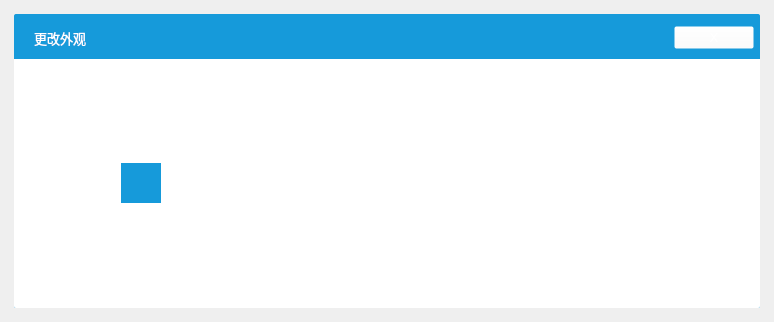
<?xml version="1.0" encoding="UTF-8"?>
<ui version="4.0">
 <class>ColorPickForm</class>
 <widget class="QWidget" name="ColorPickForm">
  <property name="geometry">
   <rect>
    <x>0</x>
    <y>0</y>
    <width>774</width>
    <height>322</height>
   </rect>
  </property>
  <property name="windowTitle">
   <string>选择皮肤</string>
  </property>
  <property name="windowIcon">
   <iconset resource="../../rs/rs.qrc">
    <normaloff>:/sys/qlogo.png</normaloff>:/sys/qlogo.png</iconset>
  </property>
  <property name="styleSheet">
   <string notr="true">*{
	font: 75 9pt &quot;微软雅黑&quot;;
}

#color_main_widget{
	border-image: url(:/sys/back.png) 5;
	border-radius:2px;
}

#centralwidget{
	border-radius:2px;
	background-color: rgb(22, 154, 218);
}

/*标题栏*/
#color_main_top{
	
	border-top-left-radius:2px;
	border-top-right-radius:2px;
}

#color_main_top *{
	color:#fff;
	font-size:10pt;
}

#color_main_con{
	
	background-color: rgb(255, 255, 255);
	border-bottom-left-radius:2px;
	border-bottom-right-radius:2px;
}

#color_main_con #widget_tool{
	background-color: rgb(237, 238, 238);
	border-bottom:1px solid rgb(220,220,220);
}

#color_main_con #widget_colors{

}

#color_main_con #color_items QPushButton,#color_panle_pushButton{
	background-color: rgb(22, 154, 218);
	border:none;
}

#color_main_con #color_items QPushButton:hover,
#color_panle_pushButton:hover
{
	border:3px solid rgb(39,140,222);
}

#color_panle_pushButton{
	background-image: url(:/sys/color_panle.png);
	
}
</string>
  </property>
  <layout class="QGridLayout" name="gridLayout">
   <item row="0" column="0">
    <widget class="QWidget" name="color_main_widget" native="true">
     <property name="minimumSize">
      <size>
       <width>752</width>
       <height>300</height>
      </size>
     </property>
     <property name="styleSheet">
      <string notr="true"/>
     </property>
     <layout class="QGridLayout" name="gridLayout_2">
      <property name="leftMargin">
       <number>3</number>
      </property>
      <property name="topMargin">
       <number>3</number>
      </property>
      <property name="rightMargin">
       <number>3</number>
      </property>
      <property name="bottomMargin">
       <number>3</number>
      </property>
      <item row="0" column="0">
       <widget class="QWidget" name="centralwidget" native="true">
        <property name="styleSheet">
         <string notr="true">#centralwidget{
 
	
}</string>
        </property>
        <layout class="QGridLayout" name="gridLayout_3">
         <property name="leftMargin">
          <number>0</number>
         </property>
         <property name="topMargin">
          <number>0</number>
         </property>
         <property name="rightMargin">
          <number>0</number>
         </property>
         <property name="bottomMargin">
          <number>0</number>
         </property>
         <item row="1" column="0">
          <widget class="QWidget" name="color_main_con" native="true">
           <layout class="QVBoxLayout" name="verticalLayout">
            <property name="spacing">
             <number>0</number>
            </property>
            <property name="leftMargin">
             <number>0</number>
            </property>
            <property name="topMargin">
             <number>0</number>
            </property>
            <property name="rightMargin">
             <number>0</number>
            </property>
            <property name="bottomMargin">
             <number>0</number>
            </property>
            <item>
             <widget class="QWidget" name="widget_colors" native="true">
              <layout class="QVBoxLayout" name="verticalLayout_4" stretch="0">
               <property name="spacing">
                <number>1</number>
               </property>
               <property name="leftMargin">
                <number>6</number>
               </property>
               <property name="topMargin">
                <number>6</number>
               </property>
               <property name="rightMargin">
                <number>6</number>
               </property>
               <property name="bottomMargin">
                <number>6</number>
               </property>
               <item>
                <widget class="QWidget" name="widget_2" native="true">
                 <layout class="QHBoxLayout" name="horizontalLayout" stretch="0,0,1">
                  <property name="spacing">
                   <number>1</number>
                  </property>
                  <property name="leftMargin">
                   <number>0</number>
                  </property>
                  <property name="topMargin">
                   <number>0</number>
                  </property>
                  <property name="rightMargin">
                   <number>0</number>
                  </property>
                  <property name="bottomMargin">
                   <number>0</number>
                  </property>
                  <item>
                   <widget class="QWidget" name="color_items" native="true">
                    <property name="minimumSize">
                     <size>
                      <width>100</width>
                      <height>40</height>
                     </size>
                    </property>
                    <layout class="QHBoxLayout" name="horizontalLayout_2">
                     <property name="spacing">
                      <number>1</number>
                     </property>
                     <property name="leftMargin">
                      <number>0</number>
                     </property>
                     <property name="topMargin">
                      <number>0</number>
                     </property>
                     <property name="rightMargin">
                      <number>0</number>
                     </property>
                     <property name="bottomMargin">
                      <number>0</number>
                     </property>
                    </layout>
                   </widget>
                  </item>
                  <item>
                   <widget class="QPushButton" name="color_panle_pushButton">
                    <property name="minimumSize">
                     <size>
                      <width>40</width>
                      <height>40</height>
                     </size>
                    </property>
                    <property name="maximumSize">
                     <size>
                      <width>40</width>
                      <height>40</height>
                     </size>
                    </property>
                    <property name="text">
                     <string/>
                    </property>
                   </widget>
                  </item>
                  <item>
                   <spacer name="horizontalSpacer">
                    <property name="orientation">
                     <enum>Qt::Horizontal</enum>
                    </property>
                    <property name="sizeHint" stdset="0">
                     <size>
                      <width>0</width>
                      <height>0</height>
                     </size>
                    </property>
                   </spacer>
                  </item>
                 </layout>
                </widget>
               </item>
              </layout>
             </widget>
            </item>
           </layout>
          </widget>
         </item>
         <item row="0" column="0">
          <widget class="QWidget" name="color_main_top" native="true">
           <property name="minimumSize">
            <size>
             <width>0</width>
             <height>39</height>
            </size>
           </property>
           <property name="maximumSize">
            <size>
             <width>16777215</width>
             <height>30</height>
            </size>
           </property>
           <property name="styleSheet">
            <string notr="true"/>
           </property>
           <layout class="QHBoxLayout" name="horizontalLayout_3">
            <property name="spacing">
             <number>6</number>
            </property>
            <property name="leftMargin">
             <number>6</number>
            </property>
            <property name="topMargin">
             <number>6</number>
            </property>
            <property name="rightMargin">
             <number>6</number>
            </property>
            <property name="bottomMargin">
             <number>6</number>
            </property>
            <item>
             <widget class="QLabel" name="label_2">
              <property name="maximumSize">
               <size>
                <width>20</width>
                <height>20</height>
               </size>
              </property>
              <property name="text">
               <string/>
              </property>
              <property name="pixmap">
               <pixmap resource="../../rs/rs.qrc">:/sys/qlogo.png</pixmap>
              </property>
              <property name="scaledContents">
               <bool>true</bool>
              </property>
             </widget>
            </item>
            <item>
             <widget class="QLabel" name="label">
              <property name="text">
               <string>更改外观</string>
              </property>
             </widget>
            </item>
            <item>
             <spacer name="horizontalSpacer_2">
              <property name="orientation">
               <enum>Qt::Horizontal</enum>
              </property>
              <property name="sizeHint" stdset="0">
               <size>
                <width>40</width>
                <height>20</height>
               </size>
              </property>
             </spacer>
            </item>
            <item>
             <widget class="QPushButton" name="pushButton">
              <property name="styleSheet">
               <string notr="true">background-color: rgba(255, 255, 255, 0);</string>
              </property>
              <property name="text">
               <string>X</string>
              </property>
             </widget>
            </item>
           </layout>
          </widget>
         </item>
        </layout>
       </widget>
      </item>
     </layout>
    </widget>
   </item>
  </layout>
 </widget>
 <resources>
  <include location="../../rs/rs.qrc"/>
 </resources>
 <connections>
  <connection>
   <sender>pushButton</sender>
   <signal>clicked()</signal>
   <receiver>ColorPickForm</receiver>
   <slot>close()</slot>
   <hints>
    <hint type="sourcelabel">
     <x>716</x>
     <y>36</y>
    </hint>
    <hint type="destinationlabel">
     <x>835</x>
     <y>29</y>
    </hint>
   </hints>
  </connection>
 </connections>
</ui>
